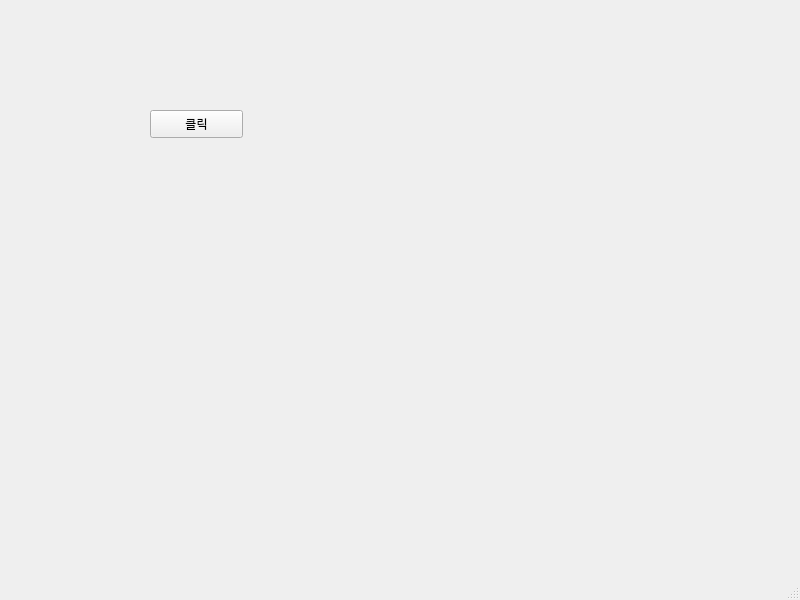
<?xml version="1.0" encoding="UTF-8"?>
<ui version="4.0">
 <class>MainWindow</class>
 <widget class="QMainWindow" name="MainWindow">
  <property name="geometry">
   <rect>
    <x>0</x>
    <y>0</y>
    <width>800</width>
    <height>600</height>
   </rect>
  </property>
  <property name="windowTitle">
   <string>MainWindow</string>
  </property>
  <widget class="QWidget" name="centralwidget">
   <widget class="QPushButton" name="pushButton">
    <property name="enabled">
     <bool>true</bool>
    </property>
    <property name="geometry">
     <rect>
      <x>150</x>
      <y>110</y>
      <width>93</width>
      <height>28</height>
     </rect>
    </property>
    <property name="text">
     <string>클릭</string>
    </property>
   </widget>
   <widget class="QLabel" name="label">
    <property name="geometry">
     <rect>
      <x>30</x>
      <y>40</y>
      <width>64</width>
      <height>15</height>
     </rect>
    </property>
    <property name="text">
     <string/>
    </property>
   </widget>
  </widget>
  <widget class="QMenuBar" name="menubar">
   <property name="geometry">
    <rect>
     <x>0</x>
     <y>0</y>
     <width>800</width>
     <height>26</height>
    </rect>
   </property>
  </widget>
  <widget class="QStatusBar" name="statusbar"/>
 </widget>
 <resources/>
 <connections/>
</ui>
